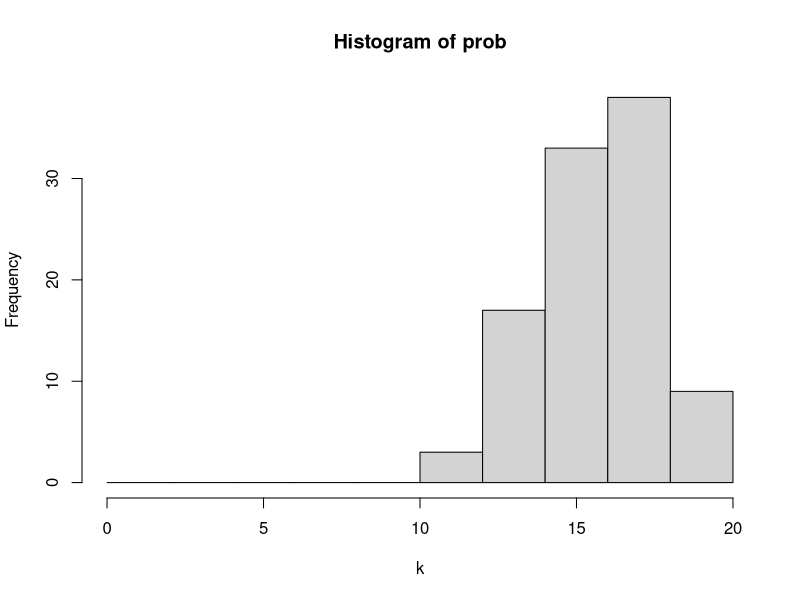

Source code (R): (Note: this script raises an error after producing the figure.)
#binom(20,0.8) 

prob = rbinom(100,20,0.8)
prob = sort(prob)

#prob = table(prob)

png("../LaTex/lab7zad6_a.png")
hist(prob, breaks = seq(0,20,by = 2),xlab = "k")
dev.off()

m = mean(prob)
v = var(prob)
ssq = 0
for(i in prob) {
	ssq = ssq + i^2
}
p = (m^2-m^3)/(ssq + m^2)
p = 1 - v/m

cat("mean ", m, " variance ", v, " p ", p, "\n")

write.csv(prob, file = "../LaTex/lab7zad6_a.csv")